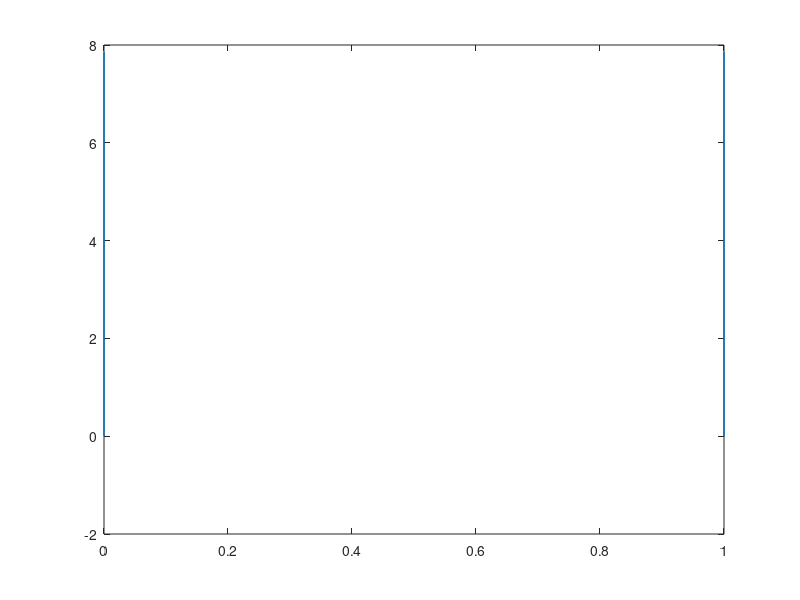

Here is the MATLAB script that generated this plot:
t = 0:(1/800000):1;
x = sin(2*pi*5*t);
X = fft(x);
plot(t,X);
% N = length(x);
% Xreal = zeros(1,8);
% Ximaginary = zeros(1,8);
% X = zeros(1,8);
% for k = 0:N-1
%     for n = 0:N-1
%         Xreal(k+1) = Xreal(k+1) + x(n)*cos((2*pi*n*k)/4);
%         Ximaginary(k+1) = Ximaginary(k+1) + x(n)*sin((2*pi*n*k)/4);
%         %X(k+1) = X(k+1) + x(n+1)*exp(-j*pi/2*n*k);
%     end
%     X(k+1) = sqrt(Xreal(k+1)^2 + Ximaginary(k+1)^2);
%  end
% 
% % t = 0:N-1;
% % subplot(311);
% % stem(t,x);
% % xlabel('Time (s)');
% % ylabel('Amplitude');
% % title('Time Domain - Input sequence');
% 
% subplot(311);
% stem(t,X);
% xlabel('Frequency');
% ylabel('|X(k)|');
% title('Frequency Domain - Magnitude Responce');
% 
% subplot(312);
% stem(t,angle(X));
% xlabel('Frequency');
% ylabel('Phase');
% title('Frequency Domain - Phase Responc');
% 
% rx = ifft(X);
% disp(x);
% disp(rx);
